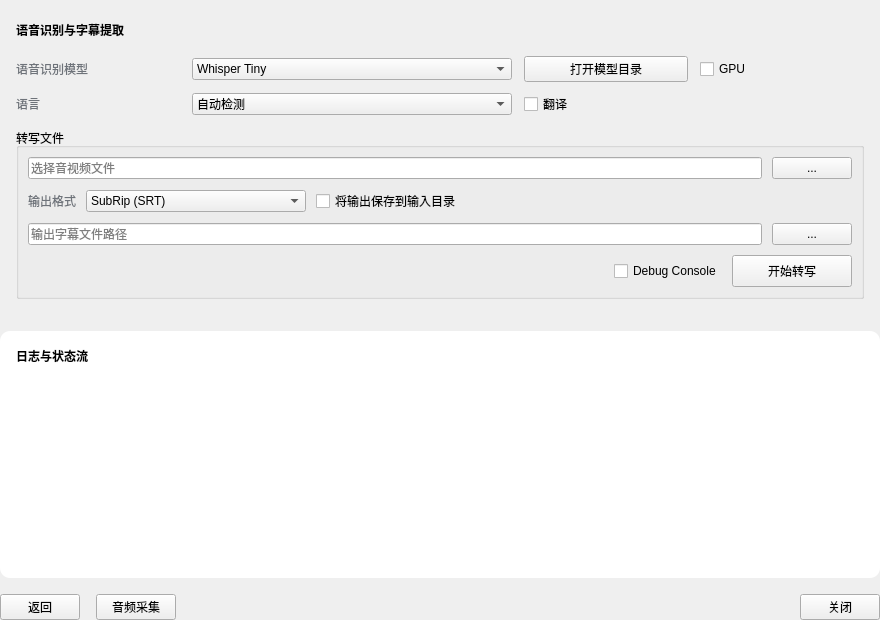
<?xml version="1.0" encoding="UTF-8"?>
<ui version="4.0">
 <class>SubtitleExtraction</class>
 <widget class="QWidget" name="SubtitleExtraction">
  <property name="geometry">
   <rect>
    <x>0</x>
    <y>0</y>
    <width>880</width>
    <height>620</height>
   </rect>
  </property>
  <property name="windowTitle">
   <string>SubtitleExtraction</string>
  </property>
  <layout class="QVBoxLayout" name="rootLayout">
   <property name="spacing">
    <number>16</number>
   </property>
   <property name="leftMargin">
    <number>0</number>
   </property>
   <property name="topMargin">
    <number>0</number>
   </property>
   <property name="rightMargin">
    <number>0</number>
   </property>
   <property name="bottomMargin">
    <number>0</number>
   </property>
   <item>
    <widget class="QFrame" name="cardFrame">
     <layout class="QVBoxLayout" name="cardLayout">
      <property name="spacing">
       <number>12</number>
      </property>
      <property name="leftMargin">
       <number>16</number>
      </property>
      <property name="topMargin">
       <number>16</number>
      </property>
      <property name="rightMargin">
       <number>16</number>
      </property>
      <property name="bottomMargin">
       <number>16</number>
      </property>
      <item>
       <layout class="QHBoxLayout" name="titleRowLayout">
        <item>
         <widget class="QLabel" name="titleLabel">
          <property name="styleSheet">
           <string notr="true">font: 12pt &quot;Microsoft YaHei&quot;; font-weight: 600;</string>
          </property>
          <property name="text">
           <string>语音识别与字幕提取</string>
          </property>
         </widget>
        </item>
        <item>
         <spacer name="titleSpacer">
          <property name="orientation">
           <enum>Qt::Horizontal</enum>
          </property>
          <property name="sizeHint" stdset="0">
           <size>
            <width>40</width>
            <height>20</height>
           </size>
          </property>
         </spacer>
        </item>
        <item>
         <widget class="QToolButton" name="toolsCheckButton">
          <property name="minimumSize">
           <size>
            <width>28</width>
            <height>28</height>
           </size>
          </property>
          <property name="toolTip">
           <string>检查并更新 yt-dlp / whisper / ffmpeg</string>
          </property>
          <property name="autoRaise">
           <bool>true</bool>
          </property>
          <property name="icon">
           <iconset resource="style.qrc">
            <normaloff>:/new/prefix1/style/QSS_IMG/object-select-symbolic.symbolic.png</normaloff>:/new/prefix1/style/QSS_IMG/object-select-symbolic.symbolic.png</iconset>
          </property>
          <property name="iconSize">
           <size>
            <width>18</width>
            <height>18</height>
           </size>
          </property>
         </widget>
        </item>
       </layout>
      </item>
      <item>
       <layout class="QGridLayout" name="modelLanguageLayout">
        <property name="horizontalSpacing">
         <number>12</number>
        </property>
        <property name="verticalSpacing">
         <number>10</number>
        </property>
        <item row="0" column="0">
         <widget class="QLabel" name="modelLabel">
          <property name="styleSheet">
           <string notr="true">color: #6E737A;</string>
          </property>
          <property name="text">
           <string>语音识别模型</string>
          </property>
         </widget>
        </item>
        <item row="0" column="1">
         <widget class="QComboBox" name="modelComboBox">
          <property name="minimumSize">
           <size>
            <width>320</width>
            <height>0</height>
           </size>
          </property>
          <item>
           <property name="text">
            <string>Whisper Tiny</string>
           </property>
          </item>
          <item>
           <property name="text">
            <string>Whisper Base</string>
           </property>
          </item>
          <item>
           <property name="text">
            <string>Whisper Small</string>
           </property>
          </item>
          <item>
           <property name="text">
            <string>Whisper Medium</string>
           </property>
          </item>
          <item>
           <property name="text">
            <string>Whisper Large V2</string>
           </property>
          </item>
          <item>
           <property name="text">
            <string>Whisper Large V3</string>
           </property>
          </item>
         </widget>
        </item>
        <item row="0" column="2">
         <widget class="QPushButton" name="importModelButton">
          <property name="text">
            <string>打开模型目录</string>
          </property>
         </widget>
        </item>
        <item row="0" column="3">
         <widget class="QCheckBox" name="gpuCheckBox">
          <property name="text">
           <string>GPU</string>
          </property>
         </widget>
        </item>
        <item row="1" column="0">
         <widget class="QLabel" name="languageLabel">
          <property name="styleSheet">
           <string notr="true">color: #6E737A;</string>
          </property>
          <property name="text">
           <string>语言</string>
          </property>
         </widget>
        </item>
        <item row="1" column="1">
         <widget class="QComboBox" name="languageComboBox">
          <item>
           <property name="text">
            <string>自动检测</string>
           </property>
          </item>
          <item>
           <property name="text">
            <string>中文</string>
           </property>
          </item>
          <item>
           <property name="text">
            <string>English</string>
           </property>
          </item>
          <item>
           <property name="text">
            <string>日本語</string>
           </property>
          </item>
          <item>
           <property name="text">
            <string>한국어</string>
           </property>
          </item>
          <item>
           <property name="text">
            <string>Español</string>
           </property>
          </item>
          <item>
           <property name="text">
            <string>Français</string>
           </property>
          </item>
          <item>
           <property name="text">
            <string>Deutsch</string>
           </property>
          </item>
          <item>
           <property name="text">
            <string>Русский</string>
           </property>
          </item>
         </widget>
        </item>
        <item row="1" column="2">
         <widget class="QCheckBox" name="translateCheckBox">
          <property name="text">
           <string>翻译</string>
          </property>
         </widget>
        </item>
       </layout>
      </item>
      <item>
       <widget class="QGroupBox" name="transcribeGroupBox">
        <property name="title">
         <string>转写文件</string>
        </property>
        <layout class="QVBoxLayout" name="transcribeLayout">
         <property name="spacing">
          <number>10</number>
         </property>
         <item>
          <layout class="QHBoxLayout" name="inputRowLayout">
           <item>
            <widget class="QLineEdit" name="inputLineEdit">
             <property name="placeholderText">
              <string>选择音视频文件</string>
             </property>
            </widget>
           </item>
           <item>
            <widget class="QPushButton" name="inputBrowseButton">
             <property name="text">
              <string>...</string>
             </property>
            </widget>
           </item>
          </layout>
         </item>
         <item>
          <layout class="QHBoxLayout" name="formatRowLayout">
           <item>
            <widget class="QLabel" name="formatLabel">
             <property name="styleSheet">
              <string notr="true">color: #6E737A;</string>
             </property>
             <property name="text">
              <string>输出格式</string>
             </property>
            </widget>
           </item>
           <item>
            <widget class="QComboBox" name="outputFormatComboBox">
             <property name="minimumSize">
              <size>
               <width>220</width>
               <height>0</height>
              </size>
             </property>
             <item>
              <property name="text">
               <string>SubRip (SRT)</string>
              </property>
             </item>
             <item>
              <property name="text">
               <string>WebVTT (VTT)</string>
              </property>
             </item>
             <item>
              <property name="text">
               <string>ASS (高级字幕)</string>
              </property>
             </item>
             <item>
              <property name="text">
               <string>纯文本 (TXT)</string>
              </property>
             </item>
             <item>
              <property name="text">
               <string>JSON (含时间轴)</string>
              </property>
             </item>
            </widget>
           </item>
           <item>
            <widget class="QCheckBox" name="outputToInputCheckBox">
             <property name="text">
              <string>将输出保存到输入目录</string>
             </property>
            </widget>
           </item>
           <item>
            <spacer name="formatSpacer">
             <property name="orientation">
              <enum>Qt::Horizontal</enum>
             </property>
             <property name="sizeHint" stdset="0">
              <size>
               <width>40</width>
               <height>20</height>
              </size>
             </property>
            </spacer>
           </item>
          </layout>
         </item>
         <item>
          <layout class="QHBoxLayout" name="outputRowLayout">
           <item>
            <widget class="QLineEdit" name="outputLineEdit">
             <property name="placeholderText">
              <string>输出字幕文件路径</string>
             </property>
            </widget>
           </item>
           <item>
            <widget class="QPushButton" name="outputBrowseButton">
             <property name="text">
              <string>...</string>
             </property>
            </widget>
           </item>
          </layout>
         </item>
         <item>
          <layout class="QHBoxLayout" name="actionRowLayout">
           <item>
            <spacer name="actionSpacer">
             <property name="orientation">
              <enum>Qt::Horizontal</enum>
             </property>
             <property name="sizeHint" stdset="0">
              <size>
               <width>40</width>
               <height>20</height>
              </size>
             </property>
            </spacer>
           </item>
           <item>
            <widget class="QCheckBox" name="debugConsoleCheckBox">
             <property name="text">
              <string>Debug Console</string>
             </property>
            </widget>
           </item>
           <item>
            <widget class="QPushButton" name="transcribeButton">
             <property name="minimumSize">
              <size>
               <width>120</width>
               <height>32</height>
              </size>
             </property>
             <property name="text">
              <string>开始转写</string>
             </property>
            </widget>
           </item>
          </layout>
         </item>
        </layout>
       </widget>
      </item>
     </layout>
    </widget>
   </item>
    <item>
     <widget class="QFrame" name="logFrame">
      <property name="styleSheet">
        <string notr="true">background-color: #FFFFFF; border-radius: 10px;</string>
      </property>
      <layout class="QVBoxLayout" name="logLayout">
        <property name="spacing">
         <number>8</number>
        </property>
        <property name="leftMargin">
         <number>16</number>
        </property>
        <property name="topMargin">
         <number>16</number>
        </property>
        <property name="rightMargin">
         <number>16</number>
        </property>
        <property name="bottomMargin">
         <number>16</number>
        </property>
        <item>
         <widget class="QLabel" name="logTitleLabel">
          <property name="styleSheet">
            <string notr="true">font: 11pt &quot;Microsoft YaHei&quot;; font-weight: 600;</string>
          </property>
          <property name="text">
            <string>日志与状态流</string>
          </property>
         </widget>
        </item>
        <item>
         <widget class="QTextEdit" name="logTextEdit">
          <property name="minimumSize">
            <size>
             <width>0</width>
             <height>140</height>
            </size>
          </property>
          <property name="placeholderText">
            <string></string>
          </property>
         </widget>
        </item>
      </layout>
     </widget>
    </item>
    <item>
     <layout class="QHBoxLayout" name="bottomButtonLayout">
     <item>
      <widget class="QPushButton" name="backButton">
       <property name="text">
        <string>返回</string>
       </property>
      </widget>
     </item>
     <item>
      <widget class="QPushButton" name="audioCaptureButton">
       <property name="text">
        <string>音频采集</string>
       </property>
      </widget>
     </item>
     <item>
      <spacer name="bottomSpacer">
       <property name="orientation">
        <enum>Qt::Horizontal</enum>
       </property>
       <property name="sizeHint" stdset="0">
        <size>
         <width>40</width>
         <height>20</height>
        </size>
       </property>
      </spacer>
     </item>
     <item>
      <widget class="QPushButton" name="closeButton">
       <property name="text">
        <string>关闭</string>
       </property>
      </widget>
     </item>
    </layout>
   </item>
  </layout>
 </widget>
 <resources/>
 <connections/>
</ui>
